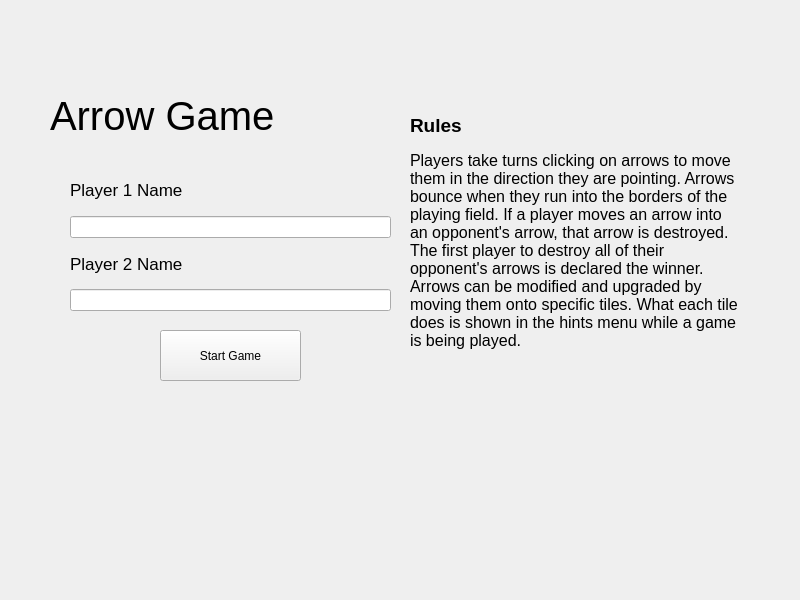
<?xml version="1.0" encoding="UTF-8"?>
<ui version="4.0">
 <class>HomeWindow</class>
 <widget class="QWidget" name="HomeWindow">
  <property name="geometry">
   <rect>
    <x>0</x>
    <y>0</y>
    <width>800</width>
    <height>600</height>
   </rect>
  </property>
  <property name="windowTitle">
   <string>MainWindow</string>
  </property>
  <widget class="QWidget" name="centralwidget" native="true">
   <property name="geometry">
    <rect>
     <x>0</x>
     <y>0</y>
     <width>766</width>
     <height>431</height>
    </rect>
   </property>
   <widget class="QPushButton" name="startButton">
    <property name="geometry">
     <rect>
      <x>160</x>
      <y>330</y>
      <width>141</width>
      <height>51</height>
     </rect>
    </property>
    <property name="sizePolicy">
     <sizepolicy hsizetype="Preferred" vsizetype="Preferred">
      <horstretch>0</horstretch>
      <verstretch>0</verstretch>
     </sizepolicy>
    </property>
    <property name="text">
     <string>Start Game</string>
    </property>
   </widget>
   <widget class="QWidget" name="verticalLayoutWidget">
    <property name="geometry">
     <rect>
      <x>70</x>
      <y>170</y>
      <width>321</width>
      <height>141</height>
     </rect>
    </property>
    <layout class="QVBoxLayout" name="verticalLayout">
     <property name="topMargin">
      <number>0</number>
     </property>
     <item>
      <widget class="QLabel" name="label_4">
       <property name="font">
        <font>
         <pointsize>13</pointsize>
        </font>
       </property>
       <property name="text">
        <string>Player 1 Name</string>
       </property>
      </widget>
     </item>
     <item>
      <widget class="QLineEdit" name="player1Name"/>
     </item>
     <item>
      <layout class="QHBoxLayout" name="horizontalLayout_3"/>
     </item>
     <item>
      <widget class="QLabel" name="label_3">
       <property name="font">
        <font>
         <pointsize>13</pointsize>
        </font>
       </property>
       <property name="text">
        <string>Player 2 Name</string>
       </property>
      </widget>
     </item>
     <item>
      <widget class="QLineEdit" name="player2Name"/>
     </item>
    </layout>
   </widget>
   <widget class="QLabel" name="label_5">
    <property name="geometry">
     <rect>
      <x>50</x>
      <y>80</y>
      <width>371</width>
      <height>71</height>
     </rect>
    </property>
    <property name="font">
     <font>
      <pointsize>30</pointsize>
     </font>
    </property>
    <property name="text">
     <string>Arrow Game</string>
    </property>
   </widget>
   <widget class="QLabel" name="errorLabel">
    <property name="geometry">
     <rect>
      <x>78</x>
      <y>400</y>
      <width>311</width>
      <height>20</height>
     </rect>
    </property>
    <property name="text">
     <string/>
    </property>
   </widget>
   <widget class="QLabel" name="label">
    <property name="geometry">
     <rect>
      <x>410</x>
      <y>110</y>
      <width>281</width>
      <height>31</height>
     </rect>
    </property>
    <property name="font">
     <font>
      <pointsize>14</pointsize>
      <bold>true</bold>
     </font>
    </property>
    <property name="text">
     <string>Rules</string>
    </property>
   </widget>
   <widget class="QLabel" name="label_2">
    <property name="geometry">
     <rect>
      <x>410</x>
      <y>130</y>
      <width>331</width>
      <height>241</height>
     </rect>
    </property>
    <property name="font">
     <font>
      <pointsize>12</pointsize>
     </font>
    </property>
    <property name="text">
     <string>Players take turns clicking on arrows to move them in the direction they are pointing. Arrows bounce when they run into the borders of the playing field. If a player moves an arrow into an opponent's arrow, that arrow is destroyed. The first player to destroy all of their opponent's arrows is declared the winner. Arrows can be modified and upgraded by moving them onto specific tiles. What each tile does is shown in the hints menu while a game is being played.</string>
    </property>
    <property name="wordWrap">
     <bool>true</bool>
    </property>
   </widget>
  </widget>
  <widget class="QLabel" name="leaderboardStatus">
   <property name="geometry">
    <rect>
     <x>500</x>
     <y>430</y>
     <width>221</width>
     <height>31</height>
    </rect>
   </property>
   <property name="text">
    <string/>
   </property>
  </widget>
 </widget>
 <resources/>
 <connections/>
</ui>
